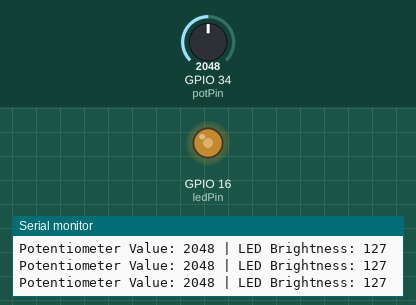
Bench run of a sketch on a simulated ESP32. On the bench: output pins drawn as LEDs (lit = HIGH), the last lines printed to the serial monitor. The inputs (shaded band) are chosen by the test bench; at power-on: GPIO 34 (potPin) = 2048.

Above: at 1.2 s.
1.3 s: GPIO 34 (potPin) set to 2866
At 1.6 s:
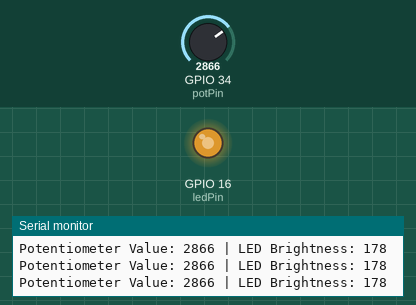
2.8 s: GPIO 34 (potPin) set to 3603
At 4.0 s:
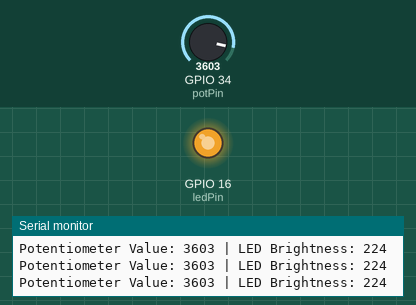
4.3 s: GPIO 34 (potPin) set to 491
At 5.5 s:
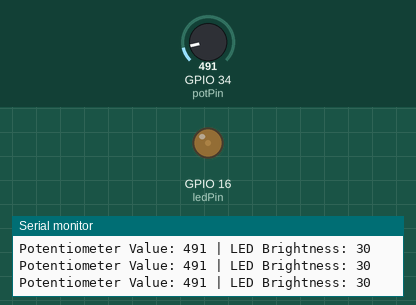
5.8 s: GPIO 34 (potPin) set to 0
At 6.9 s:
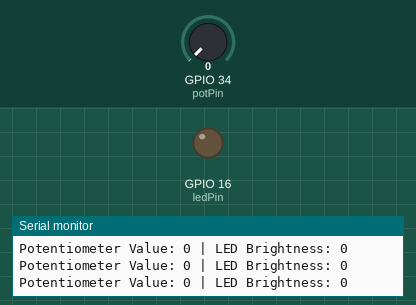
7.3 s: GPIO 34 (potPin) set to 2047
At 8.3 s:
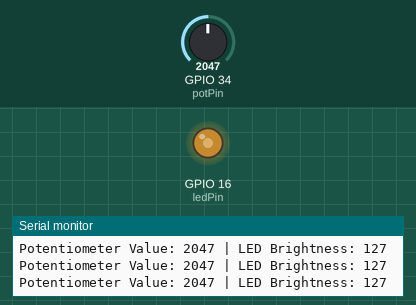
Timing chart, 0 to 9.8 s (numbered marks = the images above; inputs shaded):
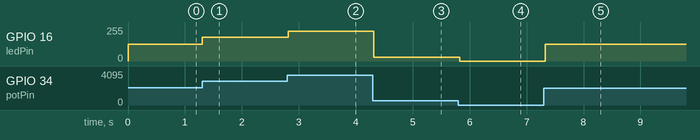

The sketch:

POT_LET.ino.ino
```cpp
const int potPin = 34;  // Potentiometer connected to GPIO 34
const int ledPin = 16;  // LED connected to GPIO 16 (PWM pin)

// Variable for storing the potentiometer value
int potValue = 0;
int ledBrightness = 0;

void setup() {
  // Initialize serial communication
  Serial.begin(115200);

  // Set the LED pin as an output
  pinMode(ledPin, OUTPUT);
}

void loop() {
  // Read the potentiometer value (0 to 4095)
  potValue = analogRead(potPin);

  // Map the potentiometer value to a PWM range (0 to 255)
  ledBrightness = map(potValue, 0, 4095, 0, 255);

  // Write the mapped brightness to the LED
  analogWrite(ledPin, ledBrightness);

  // Print the potentiometer and LED brightness values for debugging
  Serial.print("Potentiometer Value: ");
  Serial.print(potValue);
  Serial.print(" | LED Brightness: ");
  Serial.println(ledBrightness);

  // Short delay to stabilize readings
  delay(100);
}
```

Measured:
- after the input at 1.3 s, GPIO 16 (ledPin): 127/255 → 178/255 at once
- after the input at 2.8 s, GPIO 16 (ledPin): 178/255 → 224/255 at once
- after the input at 4.3 s, GPIO 16 (ledPin): 224/255 → 30/255 at once
- after the input at 5.8 s, GPIO 16 (ledPin): 30/255 → 0/255 at once
- after the input at 7.3 s, GPIO 16 (ledPin): 0/255 → 127/255 at once
